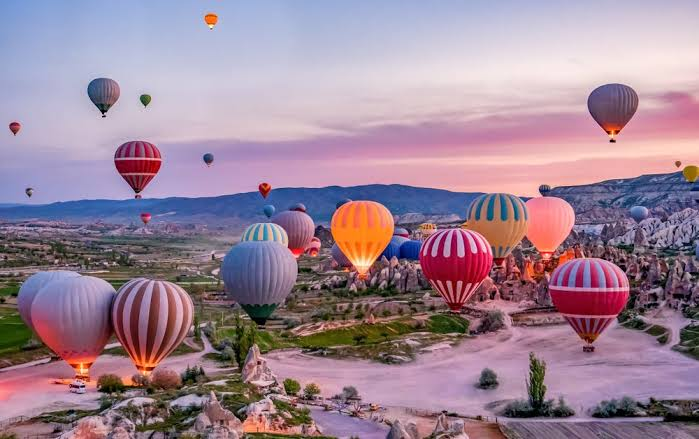
#> input picture images (6).jpeg, 699 x 439 px, given in place of the camera
$ python demo.py
#> lines starting #> are read from the running program, lines starting #| are printed output that depends on the picture; after the words box and inside, x2 and y2 are one past the last pixel; in counts of white or black regions, pixels touching at a corner belong together
import cv2
import numpy as np
# image=cv2.imread('blue.jpg',1)
# cv2.imshow('orginal',image)
cap=cv2.VideoCapture(0)
while(1):
    _,frame=cap.read()
#> frame is the input picture: shape (439, 699, 3); mean B, G, R 149.8, 132.8, 157.4
    new_image=cv2.cvtColor(frame,cv2.COLOR_BGR2HSV)
#> new_image: shape (439, 699, 3); mean H, S, V 119.4, 74.3, 171
    cv2.imshow('image',new_image)

    lower_bound=np.array([110,50,50])
    upper_bound=np.array([130,252,252])
    mask=cv2.inRange(new_image,lower_bound,upper_bound)
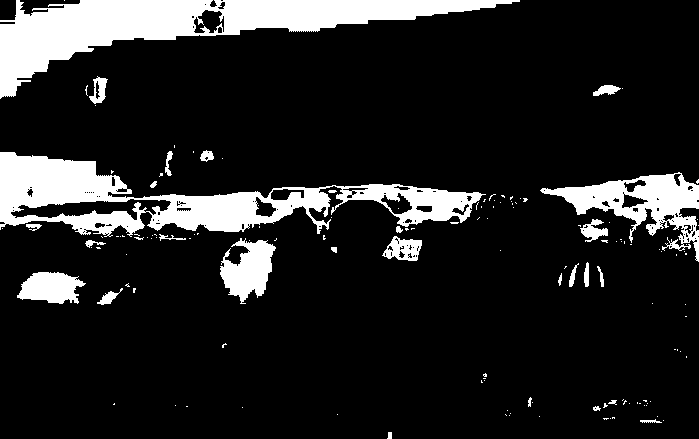
#> mask: shape (439, 699); 14% white; 142 white regions (114 under 20 px), largest, box (x1, y1, x2, y2) and area: (0, 0, 520, 99) 16490, (0, 152, 486, 237) 14977, (540, 172, 699, 262) 4925
    cv2.imshow('mask',mask)

    res=cv2.bitwise_and(frame,frame,mask=mask)
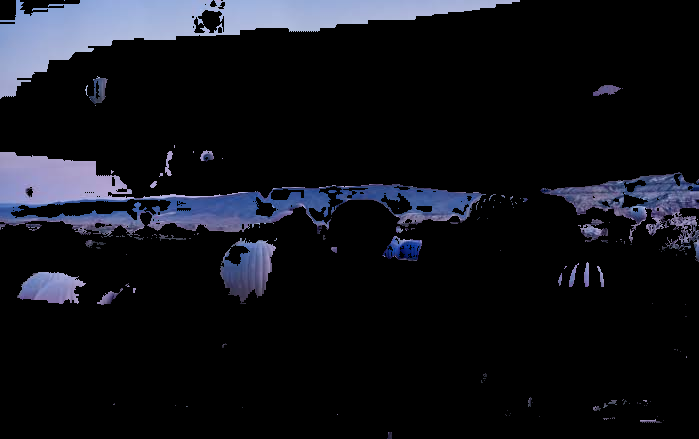
#> res: shape (439, 699, 3); mean B, G, R 25, 18.7, 17.3
    cv2.imshow('res',res)

    # blue=np.uint8([[[255,0,0]]])
    # hsv_blue=cv2.cvtColor(blue,cv2.COLOR_BGR2HSV)
    # print(hsv_blue)

    k=cv2.waitKey(5) & 0*FF
#> (key Esc is pressed here)
#> (the run stopped early here; a loop or call above may not have finished)
